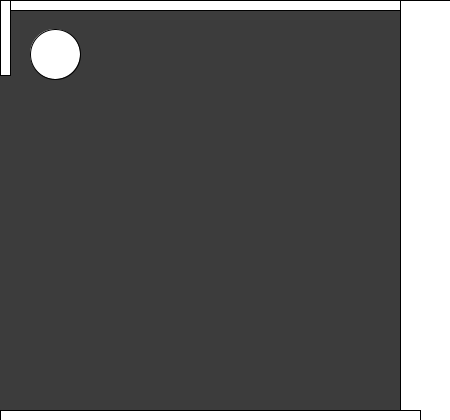
Frame 1 (no input)
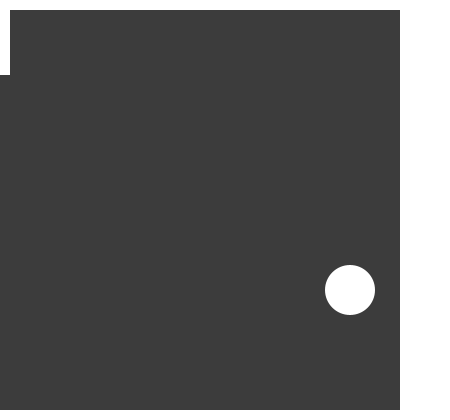
Frame 60 (the mouse pressed at the canvas centre just before this capture)
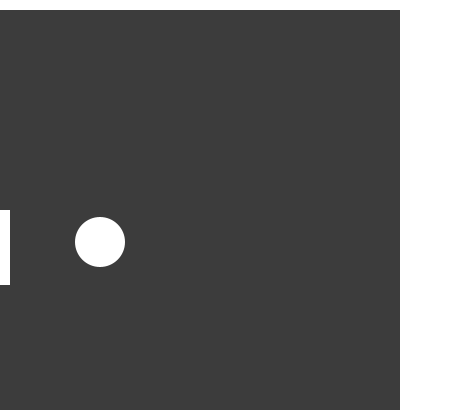
Frame 120 (the mouse held since frame 60 and released just before this capture)

The Processing sketch that drew these frames (run headless with seeded random() and noise(); from frame 60 on, the mouse is pressed at the canvas centre):

// Processing sketch: Pong
// ── Pong.pde
void setup(){
size(450, 420); 
}
 float x = 50;
  float y = 50;
  float s = 5;
  float drop = 4;
void draw(){
 x = x + s ;
 y = y + drop;
 background(60);
rect(400, 0, 400, 420);
rect( 0, 0, 400, 10);
rect(0, 410, 420, 10);
  ellipse(x, y ,50 ,50);
  rect(0,mouseY, 10, 75);
  noStroke();
  if(x >= 375){
   s = -5; 
  }
  if(y >= 385){
   drop = -4; 
 
  }
  
  
  
}
